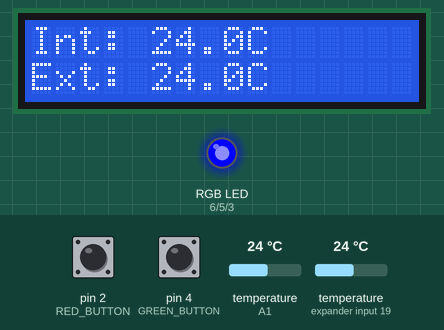
This sketch was run on a simulated Arduino Uno, built with avr-gcc and run on an emulated ATmega328P. Parts: 16×2 character LCD, an RGB LED mixed from three pins (HIGH = lit). The test bench sets the inputs (shaded band); at power-on: pin 4 (GREEN_BUTTON) HIGH, temperature (sensors on A1, expander input 19) 24 °C, pin 2 (RED_BUTTON) HIGH.

Above: at 3.4 s.
3.5 s: pin 4 (GREEN_BUTTON) pulled LOW for 1.15 s
At 4.3 s:
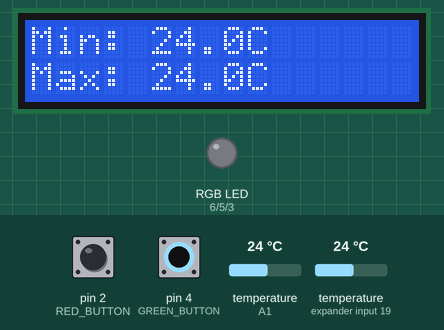
6.1 s: temperature (sensor on A1) set to 12 °C
At 7.5 s:
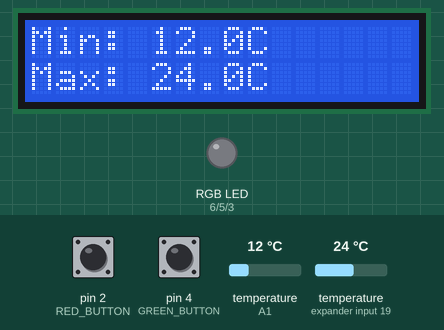
8.0 s: pin 2 (RED_BUTTON) pulled LOW for 1.15 s
At 9.0 s:
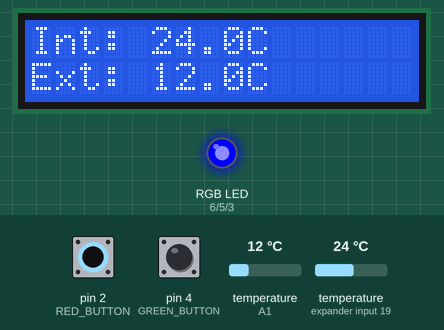
10.6 s: temperature (sensor on A1) set to 25.5 °C
At 12.2 s:
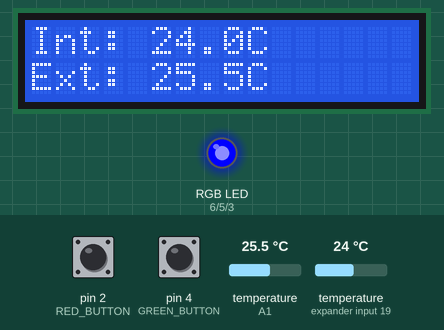
12.6 s: temperature (sensor on A1) set to 26.7 °C
At 13.6 s:
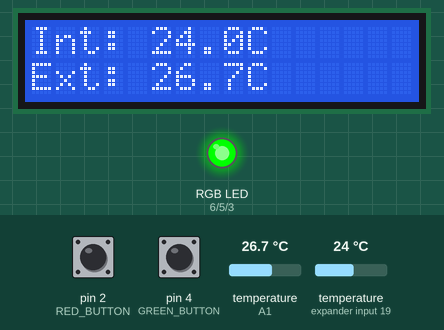
14.4 s: temperature (sensor on A1) set to 27.6 °C
At 15.9 s:
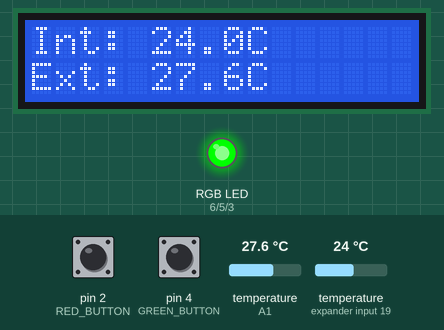
16.2 s: temperature (sensor on A1) set to 28.9 °C
Timing chart, 0 to 19.0 s (numbered marks = the images above; inputs shaded):
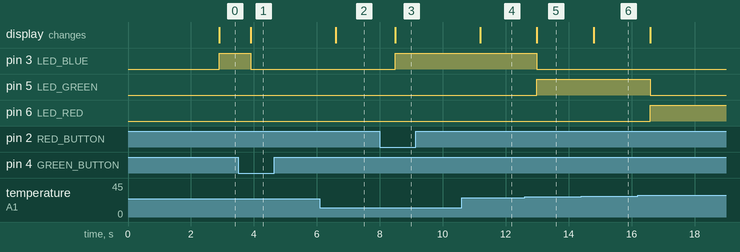

The sketch:

zad1.ino
```cpp
#include <Wire.h>
#include <LiquidCrystal_I2C.h>
#include <OneWire.h>
#include <DallasTemperature.h>

LiquidCrystal_I2C lcd(0x27, 16, 2);
OneWire oneWire(A1);
DallasTemperature sensors(&oneWire);

#define LED_RED 6
#define LED_GREEN 5
#define LED_BLUE 3

#define RED_BUTTON 2
#define GREEN_BUTTON 4

#define COMFORT_MIN 26.0
#define COMFORT_MAX 28.0

float min_temp = 1000.0;
float max_temp = -1000.0;

enum DisplayMode { CURRENT_TEMP, MIN_MAX_TEMP };
DisplayMode current_mode = CURRENT_TEMP;

void setup() {
    lcd.init();
    lcd.backlight();

    sensors.begin();

    pinMode(LED_RED, OUTPUT);
    pinMode(LED_GREEN, OUTPUT);
    pinMode(LED_BLUE, OUTPUT);

    pinMode(RED_BUTTON, INPUT_PULLUP);
    pinMode(GREEN_BUTTON, INPUT_PULLUP);

    lcd.setCursor(0, 0);
    lcd.print("Initializing...");
    delay(2000);
}

void loop() {
    sensors.requestTemperatures();
    float internal_temp = sensors.getTempCByIndex(1); // temperatura wewnętrzna
    float external_temp = sensors.getTempCByIndex(0); // temperatura zewnętrzna

    if (external_temp < min_temp) {
        min_temp = external_temp;
    }
    if (external_temp > max_temp) {
        max_temp = external_temp;
    }

    // obsługa przycisków
    if (digitalRead(RED_BUTTON) == LOW) {
        current_mode = CURRENT_TEMP;
        delay(100); // debouncing
    } else if (digitalRead(GREEN_BUTTON) == LOW) {
        current_mode = MIN_MAX_TEMP;
        delay(100); // debouncing
    }

    lcd.clear();
    if (current_mode == CURRENT_TEMP) {
        lcd.setCursor(0, 0);
        lcd.print("Int: ");
        lcd.print(internal_temp, 1);
        lcd.print("C");
        lcd.setCursor(0, 1);
        lcd.print("Ext: ");
        lcd.print(external_temp, 1);
        lcd.print("C");

        if (external_temp < COMFORT_MIN) {
            setRGB(0, 0, 255); // niebieski
        } else if (external_temp > COMFORT_MAX) {
            setRGB(255, 0, 0); // czerwony
        } else {
            setRGB(0, 255, 0); // zielony
        }
    } else if (current_mode == MIN_MAX_TEMP) {
        lcd.setCursor(0, 0);
        lcd.print("Min: ");
        lcd.print(min_temp, 1);
        lcd.print("C");
        lcd.setCursor(0, 1);
        lcd.print("Max: ");
        lcd.print(max_temp, 1);
        lcd.print("C");

        // wyłączanie diody RGB w tym trybie
        setRGB(0, 0, 0);
    }

    delay(100); // zmniejszenie częstotliwości odświeżania
}

// funkcja ustawiająca kolor diody RGB
void setRGB(int red, int green, int blue) {
    analogWrite(LED_RED, red);
    analogWrite(LED_GREEN, green);
    analogWrite(LED_BLUE, blue);
}
```

Measured:
- the behaviour switches between 25.9 and 26 °C on temperature (sensor on A1) (found by bisection; images 4 and 5)
- after the input at 3.5 s, pin 3 (LED_BLUE): HIGH → LOW after 0.39 s; the display: changes after 0.39 s (image 1)
- after the input at 6.1 s, the display: changes after 0.49 s (image 2)
- after the input at 8.0 s, pin 3 (LED_BLUE): LOW → HIGH after 0.49 s; the display: changes after 0.49 s (image 3)
- after the input at 10.6 s, the display: changes after 0.59 s (image 4)
- after the input at 12.6 s, pin 3 (LED_BLUE): HIGH → LOW after 0.39 s; pin 5 (LED_GREEN): LOW → HIGH after 0.39 s; the display: changes after 0.39 s (image 5)
- after the input at 14.4 s, the display: changes after 0.39 s (image 6)
- after the input at 16.2 s, pin 5 (LED_GREEN): HIGH → LOW after 0.39 s; pin 6 (LED_RED): LOW → HIGH after 0.39 s
